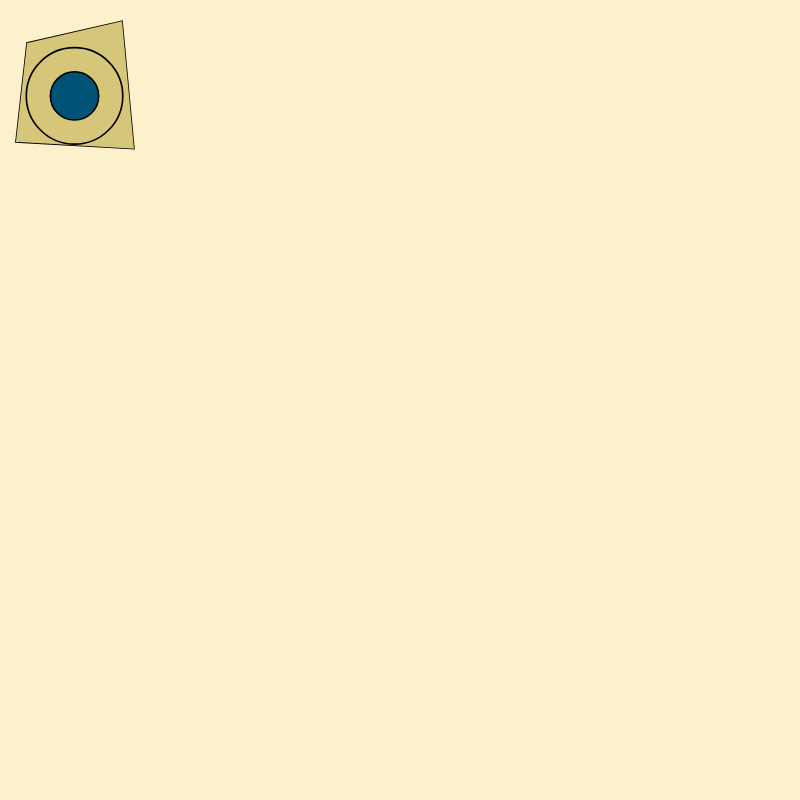
Frame 1 (no input)
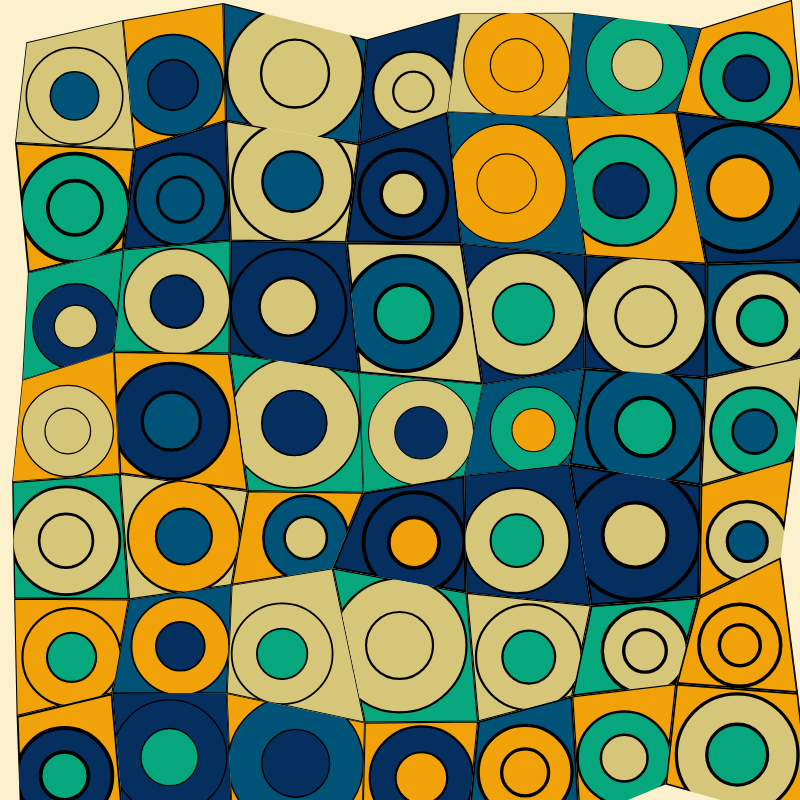
Frame 60 (no input)
Frame 120 (the mouse pressed at the canvas centre since frame 60): identical to frame 60, image omitted

The p5.js sketch that drew these frames (run headless with seeded random() and noise() and a simulated clock; from frame 60 on, the mouse is pressed at the canvas centre):

// p5.js sketch
// ── sketch.js
/*
 * PROJECT: 'Nautical Tessellation'
 * AUTHOR: Edward N
 * DATE: 24 December 2025
 * DESCRIPTION: 
 * An study of organic, instead of regular tiling. This piece uses a 
 * Perlin Noise-distorted grid to create a 'warped' tessellation. 
 * Each cell is individually masked to contain concentric circular 
 * shapes, which mimics the look of traditional stained glass with 
 * a marine-inspired colour palette.
 */

let colourPallete = ["#052F5F", "#005377", "#06A77D", "#D5C67A", "#F1A208"];
let columns = 7;
let rows = 7;

let gridCoordinates = [];
let currentColumn = 0;
let currentRow = 0;
let isFinished = false;

function setup() {
  createCanvas(800, 800);
  background("#FDF1CD");
  generateGridPoints();
}

function draw() {
  if (isFinished) return;
  
  const patternCanvas = createCellPattern(currentColumn, currentRow);
  const maskCanvas = createCellMask(currentColumn, currentRow);
  const maskedCellImage = combineContentWithMask(patternCanvas, maskCanvas);
  
  image(maskedCellImage, 0, 0);
  
  advanceCurrentGridPosition();
}

function generateGridPoints() {
  for (let i = 0; i <= columns; i++) {
    gridCoordinates[i] = [];
    for (let j = 0; j <= rows; j++) {
      const xBase = i * width / columns;
      const yBase = j * height / rows;
      
      const xOffset = noise(xBase, yBase) * 99;
      const yOffset = noise(xBase, yBase) * 123;
      
      gridCoordinates[i][j] = createVector(-40 + xBase + xOffset, -40 + yBase + yOffset);
    }
  }
}

function createCellPattern(column, row) {
  const graphic = createGraphics(width, height);
  const topLeft = gridCoordinates[column][row];
  const topRight = gridCoordinates[column + 1][row];
  const bottomRight = gridCoordinates[column + 1][row + 1];
  const bottomLeft = gridCoordinates[column][row + 1];
  
  graphic.fill(random(colourPallete));
  graphic.strokeWeight(random(1, 4));
  graphic.quad(
    topLeft.x, topLeft.y,
    topRight.x, topRight.y,  
    bottomRight.x, bottomRight.y,
    bottomLeft.x, bottomLeft.y
  )
  
  const centreX = 0.5 * (topLeft.x + topRight.x);
  const centreY = 0.5 * (topLeft.y + max(bottomRight.y, bottomLeft.y));
  const diameter = min(topRight.x, bottomRight.x) - topLeft.x;
  
  graphic.fill(random(colourPallete));
  graphic.ellipse(centreX, centreY, diameter, diameter);
  
  graphic.fill(random(colourPallete));
  graphic.ellipse(centreX, centreY, diameter / 2, diameter / 2);
  
  return graphic;
}

function createCellMask(column, row) {
  const maskGraphic = createGraphics(width, height);
  maskGraphic.noStroke();
  maskGraphic.fill(255);
  
  maskGraphic.quad(
    gridCoordinates[column][row].x, gridCoordinates[column][row].y,
    gridCoordinates[column + 1][row].x, gridCoordinates[column + 1][row].y,
    gridCoordinates[column + 1][row + 1].x, gridCoordinates[column + 1][row + 1].y,
    gridCoordinates[column][row + 1].x, gridCoordinates[column][row + 1].y,
  );
  
  return maskGraphic;
}

function combineContentWithMask(contentCanvas, maskCanvas) {
  let contentImage = contentCanvas.get();
  let maskImage = maskCanvas.get();
  
  contentImage.mask(maskImage);
  
  return contentImage;
}

function advanceCurrentGridPosition() {
  currentColumn++;
  
  if (currentColumn >= columns) {
    currentColumn = 0;
    currentRow++;
  }
  
  if (currentRow >= rows) {
    isFinished = true;
    console.log("Art generation complete.");
  }
}
